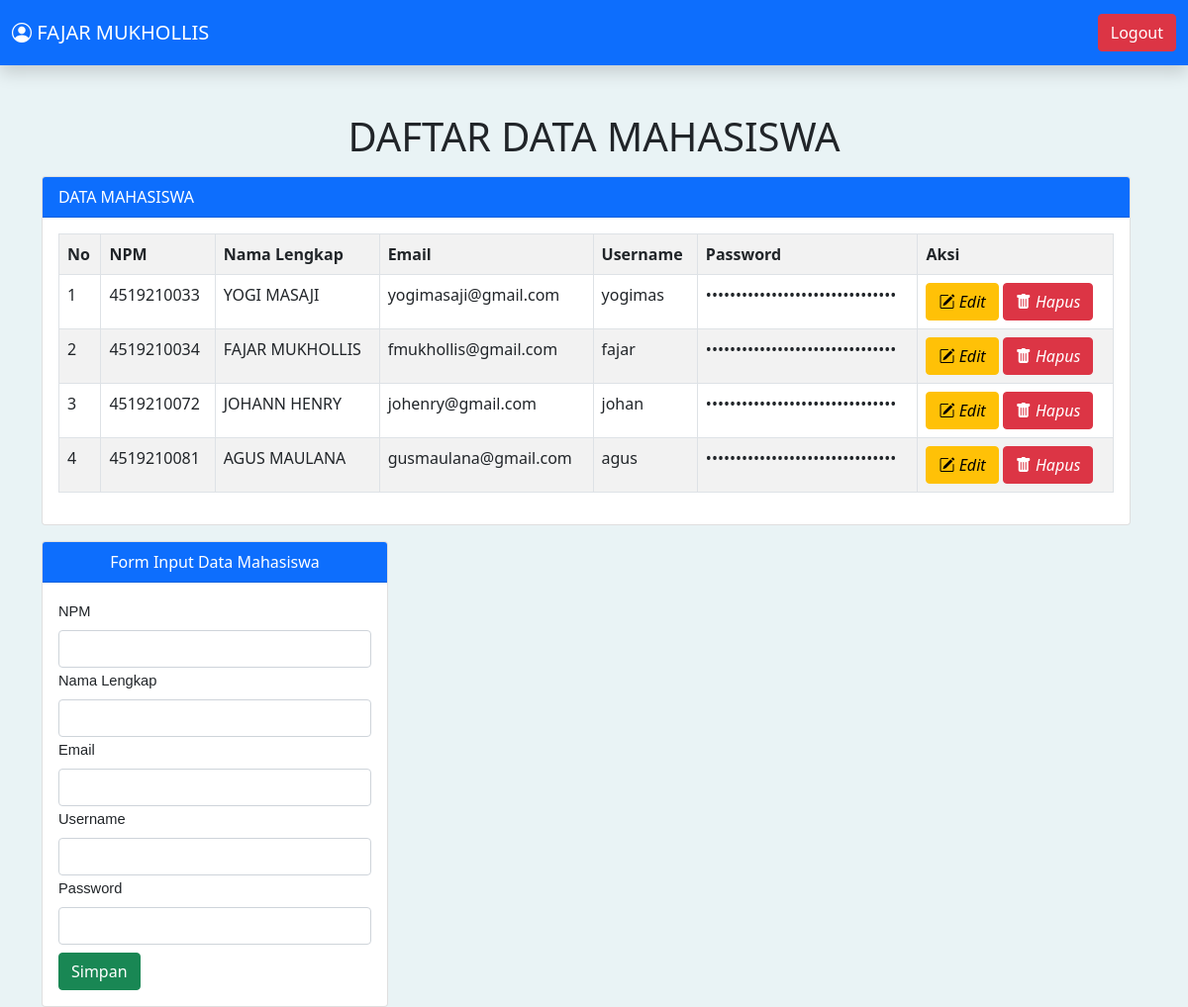
The page /tabel.php (signed in) on the database its author committed.
### tables this page shows
CREATE TABLE `mahasiswa` (
  `No_id` int(11) NOT NULL,
  `NPM` bigint(20) NOT NULL,
  `Nama_Lengkap` varchar(50) NOT NULL,
  `Email` varchar(50) NOT NULL,
  `username` varchar(30) NOT NULL,
  `password` varchar(255) NOT NULL
);

### tabel.php (the view, shortened to what this page needs)
<?php
    require 'crud.php';
?>
<!DOCTYPE html>
<html lang="en">
<head>
    <link href="https://cdn.jsdelivr.net/npm/bootstrap@5.0.0/dist/css/bootstrap.min.css" rel="stylesheet"
>
    <link rel="stylesheet" href="https://cdn.jsdelivr.net/npm/bootstrap-icons@1.5.0/font/bootstrap-icons.css">
    <link href="style2.css" rel="stylesheet" type="text/css">
</head>
<nav class="navbar sticky-top navbar-expand-lg navbar navbar-dark bg-primary navbar-custom shadow ">
  <div class="container-fluid">
  <nav class="navbar navbar navbar-dark bg-primary ">
  <span class="navbar-brand mb-0 h1"><i class="bi bi-person-circle"></i> <?= $_SESSION['Nama_Lengkap'] ?></span>
</nav>
    <div class="collapse navbar-collapse" id="navbarNav">
      <ul class="navbar-nav ms-auto">
        <li class="nav-item">
          <a type="submit" onclick="return confirm('Logout Account ?')" class="btn btn-danger" href="logout.php"></i> Logout</a>
        </li>
      </ul>
    </div>
  </div>
</nav>
<body style="background-color: #e9f3f5; margin left">
    <div class="container">
        <h1 class="text-center mt-5">DAFTAR DATA MAHASISWA</h1>
        <div style="">
        <div class="card mt-3" style="width: 1100px;">
        <div class="card-header bg-primary text-white">DATA MAHASISWA</div>
        <div class="card-body">
            <table class="table table-bordered table-striped">
                <tr>
                    <th>No</th>
                    <th>NPM</th>
                    <th>Nama Lengkap</th>
                    <th>Email</th>
                    <th>Username</th>
                    <th>Password</th>
                    <th>Aksi</th>
                </tr>
                <?php
                    $no = 1;
                    $show=mysqli_query($conn, "SELECT * FROM mahasiswa ORDER BY No_id asc");
                    while($data=mysqli_fetch_array($show)) :
                ?>
                <tr>
                    <td><?php echo $no++ ?></td>
                    <td><?php echo $data['NPM'] ?></td>
                    <td><?php echo $data['Nama_Lengkap']?></td>
                    <td><?php echo $data['Email']?></td>
                    <td><?php echo $data['username']?></td>
                    <td class="hide-text"><?php echo $data['password']?></td>
                    <td>
                        <a href="tabel.php?hal=edit&id=<?=$data['No_id']?>" class="btn btn-warning"><i class="bi bi-pencil-square"> Edit </i></a>
                        <a href="tabel.php?hal=hapus&id=<?=$data['No_id']?>" onclick="return confirm('Hapus Data Ini')" class="btn btn-danger"> <i class="bi bi-trash-fill"> Hapus </i></a>
                    </td>
                </tr>
                <?php endwhile; ?>
            </table>
        </div>
        </div>
        </div>
        <div style="" >
        <div class="card mt-3" style="width: 350px;">
        <div class="card-header bg-primary text-white text-center">Form Input Data Mahasiswa</div>
            <div class="card-body">
               <form action="" method="post">
                    <div class="form-group">
                        <label>NPM</label>
                        <input type="text" name="npm" value="<?=@$vnpm?>" class="form-control mt-2" required>
                    </div>
                    <div class="form-group">
                        <label>Nama Lengkap</label>
                        <input type="text" name="Nama_Lengkap" value="<?=@$vnl?>" class="form-control mt-2" required>
                    </div>
                    <div class="form-group">
                        <label>Email</label>
                        <input type="text" name="email" value="<?=@$vemail?>" class="form-control mt-2" required>
                    </div>
                    <div class="form-group">
                        <label>Username</label>
                        <input type="text" name="username" value="<?=@$vuser?>" class="form-control mt-2" required>
                    </div>
                    <div class="form-group">
                        <label>Password</label>
                        <input type="password" name="password" value="<?=@$vpass?>" class="form-control mt-2" required>
                    </div>
                    <button type="submit" class="btn btn-success mt-2" name="Simpan">Simpan</button>
               </form>
            </div>
        </div>
        </div>
    </div>
</body>
</html>

### style2.css (style rules this page uses)
a { text-decoration: none; }
body { background: -webkit-linear-gradient; background : url(http://babussalambuana.com/wp-content/uploads/2014/03/Savin-NY-Website-Background-Web.jpg); background-size: cover; background-repeat: no-repeat center fixed; }
label { font-family: "Raleway", sans-serif; font-size: 11pt; }
.hide-text { -webkit-text-security: disc; }

### rows shown on the page
mahasiswa: NPM "4519210033", Nama_Lengkap "YOGI MASAJI", Email "yogimasaji@gmail.com", username "yogimas", password "5621be1f2352574f7a48ba5596a7c69d"
mahasiswa: NPM "4519210034", Nama_Lengkap "FAJAR MUKHOLLIS", Email "fmukhollis@gmail.com", username "fajar", password "7bedc9fd30769590c992b8f7f23738f7"
mahasiswa: NPM "4519210072", Nama_Lengkap "JOHANN HENRY", Email "johenry@gmail.com", username "johan", password "2d87b36b4f489a92b5032d29b5b5611b"
mahasiswa: NPM "4519210081", Nama_Lengkap "AGUS MAULANA", Email "gusmaulana@gmail.com", username "agus", password "01c3c766ce47082b1b130daedd347ffd"

### other values the page prints
$_SESSION['Nama_Lengkap'] "FAJAR MUKHOLLIS"
